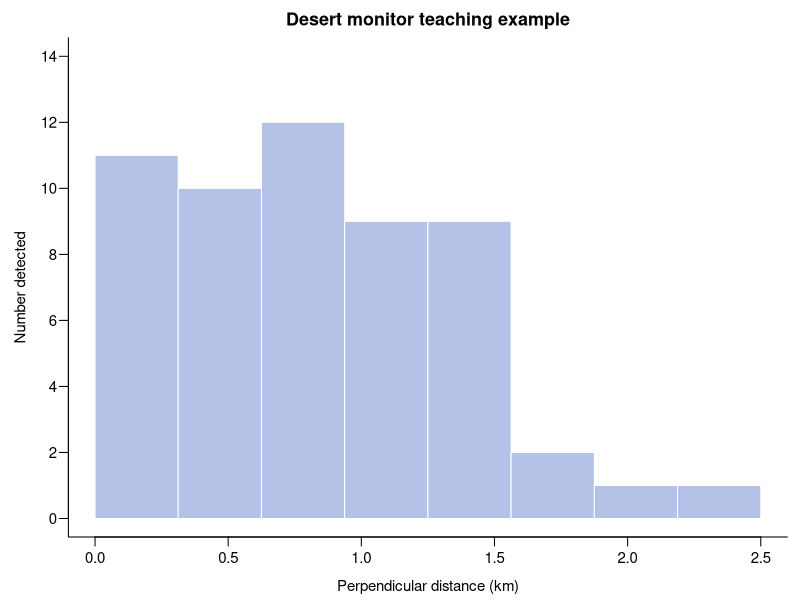
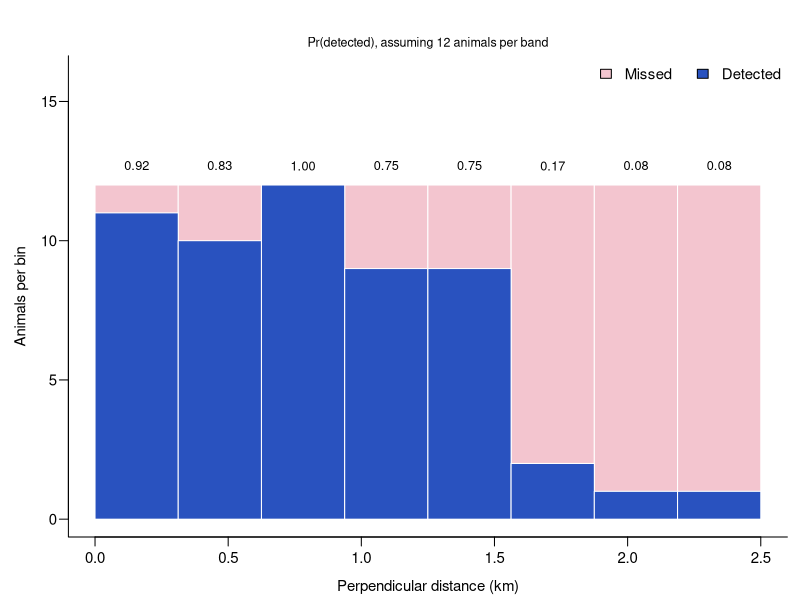
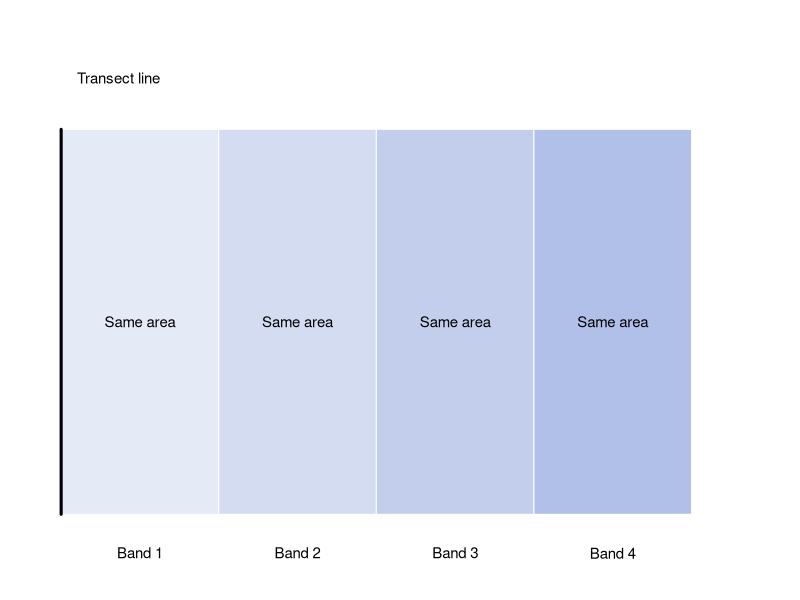
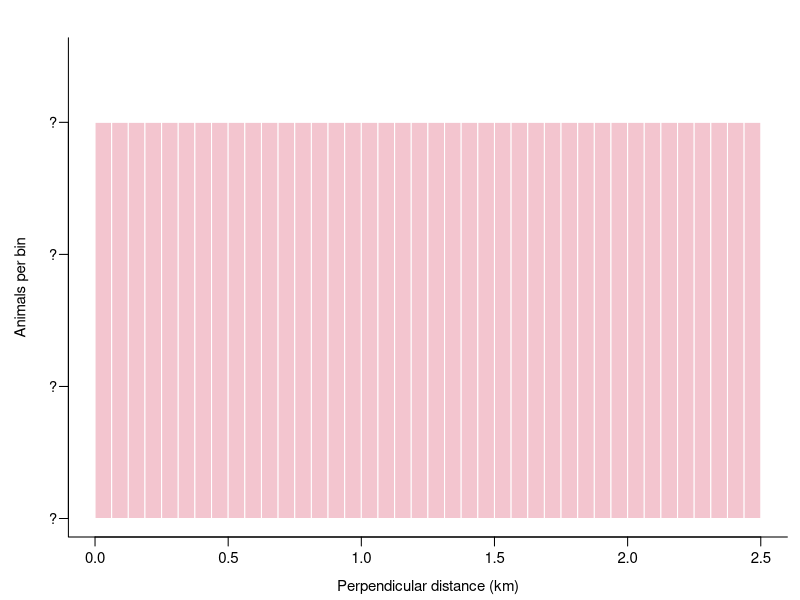
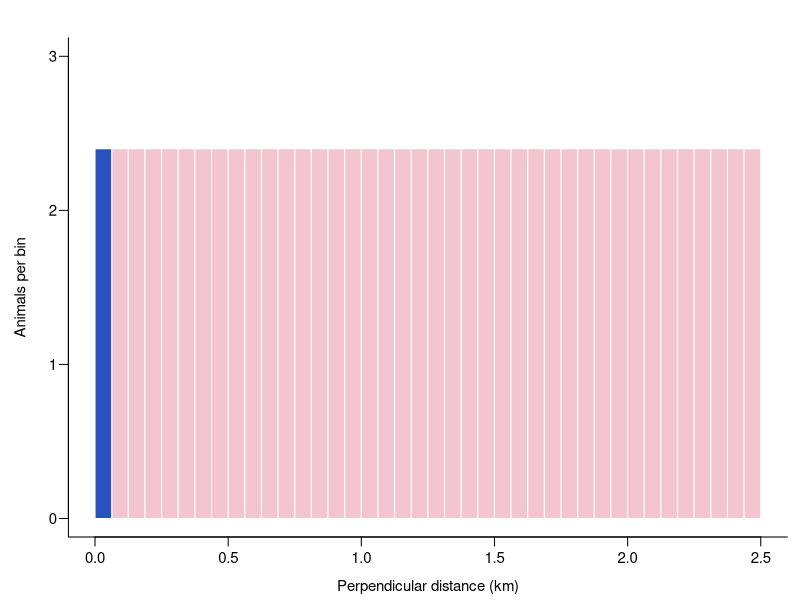
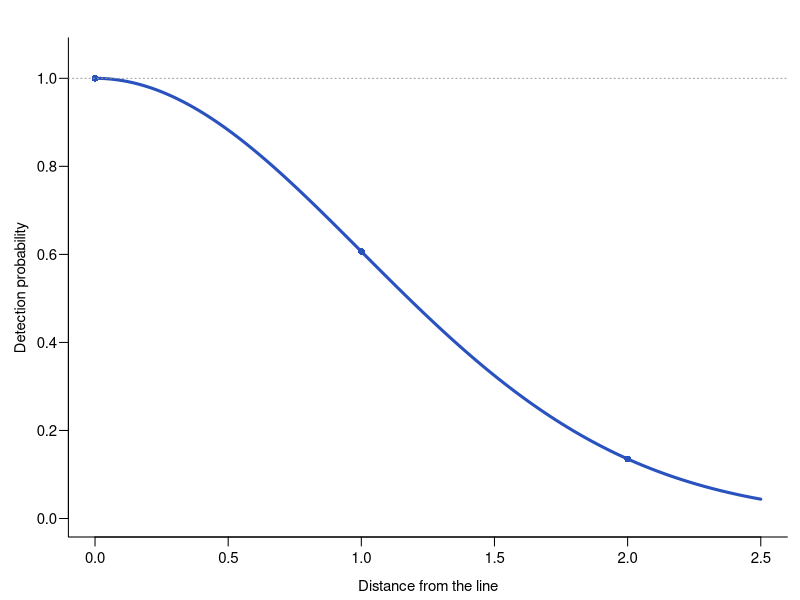
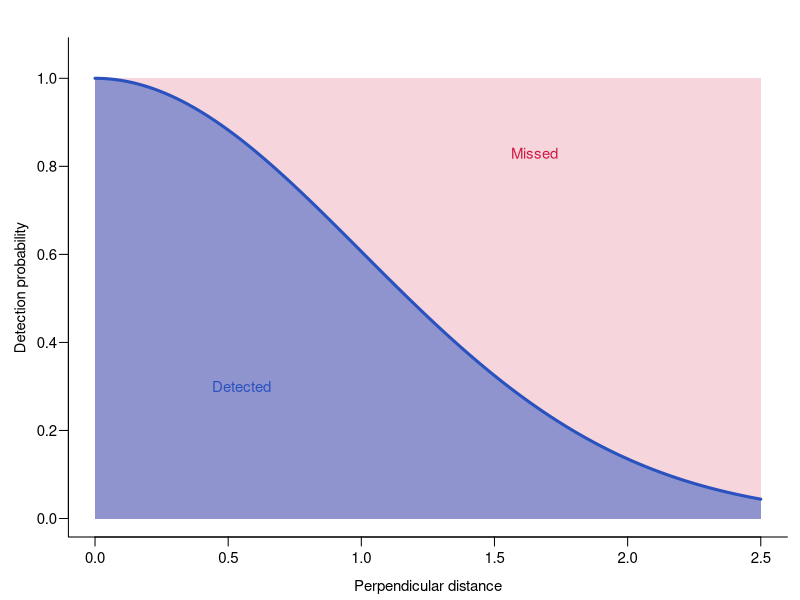
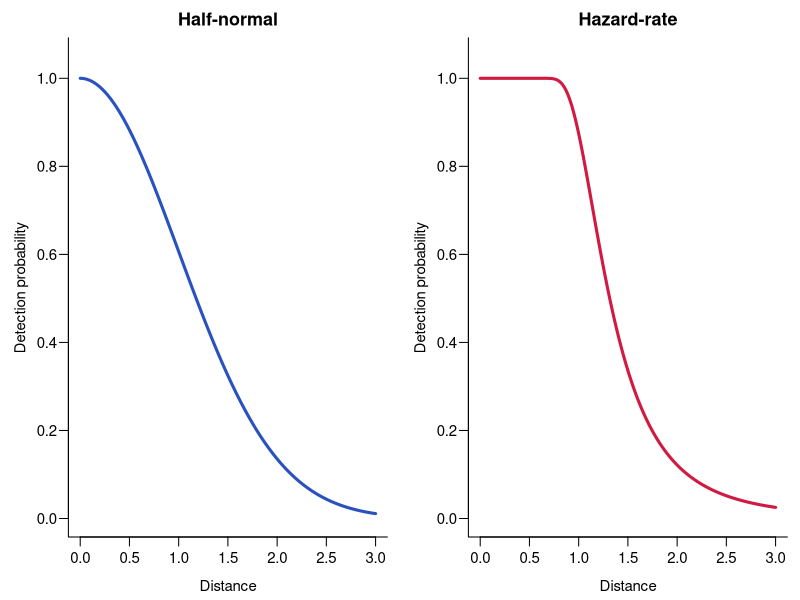

Generate these figures, in order, with R:
## ---- chunk 1
# Teaching adaptation of the original L04--L08 source lectures. L04 supplies the conceptual
# spine; L05 supplies assumptions and detection functions; L06 supplies model
# selection, goodness of fit and uncertainty; L07 supplies point transects and
# the Montrave comparison; L08 supplies detection covariates and seabird context.
# The practical workflow and model-fitting R code belong in a separate deck.
# All new plots below are teaching illustrations, not fitted study results.
# Original study contexts and species have been retained.
knitr::opts_chunk$set(echo = FALSE, warning = FALSE, message = FALSE,
                      fig.align = "center", dev = "pdf",
                      fig.width = 7, fig.height = 3.1,
                      out.width = "92%", fig.path = "figures/01-distance-")
bl <- rgb(0.16, 0.32, 0.75)
rd <- rgb(0.82, 0.1, 0.26)
grn <- rgb(0.55, 0.71, 0.0)
g <- function(x, scale = 1) exp(-x^2 / (2 * scale^2))
plot_style <- function(mfrow = c(1, 1)) {
  par(mfrow = mfrow, mar = c(3.5, 3.8, 2.1, 0.7),
      mgp = c(2.2, 0.65, 0), las = 1, bty = "l", cex = 0.9)
}
# Binned teaching counts adapted from L04; these are not monitor survey records.
monitor_counts <- c(11, 10, 12, 9, 9, 2, 1, 1)
monitor_breaks <- seq(0, 2.5, length.out = 9)
monitor_mids <- head(monitor_breaks, -1) + diff(monitor_breaks) / 2
## ---- chunk 2
plot_style()
plot(monitor_mids, monitor_counts, type = "n", ylim = c(0, 14),
     xlim = c(0, 2.5), xlab = "Perpendicular distance (km)",
     ylab = "Number detected", main = "Desert monitor teaching example")
rect(head(monitor_breaks, -1), 0, tail(monitor_breaks, -1),
     monitor_counts, col = adjustcolor(bl, 0.35), border = "white")
## ---- chunk 3
plot_style()
par(mar = c(3.5, 3.8, 3.1, 0.7))
plot(monitor_mids, monitor_counts, type = "n", ylim = c(0, 16),
     xlim = c(0, 2.5), xlab = "Perpendicular distance (km)", ylab = "Animals per bin")
rect(head(monitor_breaks, -1), 0, tail(monitor_breaks, -1), 12,
     col = adjustcolor(rd, 0.25), border = "white")
rect(head(monitor_breaks, -1), 0, tail(monitor_breaks, -1),
     monitor_counts, col = bl, border = "white")
text(monitor_mids, rep(12.7, length(monitor_counts)),
     sprintf("%.2f", monitor_counts / 12), cex = 0.85)
mtext("Pr(detected), assuming 12 animals per band", side = 3, line = 0.3,
      cex = 0.75)
legend("topright", c("Missed", "Detected"),
       fill = c(adjustcolor(rd, 0.25), bl), bty = "n", horiz = TRUE)
## ---- chunk 4
par(mar = c(0, 0, 1, 0))
plot(0, 0, type = "n", xlim = c(-0.2, 4.5), ylim = c(-0.5, 3.7),
     axes = FALSE, xlab = "", ylab = "")
for (j in 0:3) {
  rect(j, 0, j + 1, 3, col = adjustcolor(bl, 0.12 + j * 0.08), border = "white")
  text(j + 0.5, 1.5, "Same area")
  text(j + 0.5, -0.3, paste("Band", j + 1))
}
segments(0, 0, 0, 3, lwd = 3)
text(0.1, 3.4, "Transect line", adj = 0)
## ---- chunk 5
plot_style()
assumption_breaks <- seq(0, 2.5, length.out = 41)
plot(0, 0, type = "n", xlim = c(0, 2.5), ylim = c(0, 14),
     xlab = "Perpendicular distance (km)", ylab = "Animals per bin",
     yaxt = "n")
axis(2, at = c(0, 4, 8, 12), labels = rep("?", 4))
rect(head(assumption_breaks, -1), 0, tail(assumption_breaks, -1), 12,
     col = adjustcolor(rd, 0.25), border = "white")
## ---- chunk 6
plot_style()
animals_per_narrow_bin <- 12 * diff(assumption_breaks)[1] / diff(monitor_breaks)[1]
plot(0, 0, type = "n", xlim = c(0, 2.5), ylim = c(0, 3),
     xlab = "Perpendicular distance (km)", ylab = "Animals per bin",
     yaxt = "n")
axis(2, at = 0:3)
rect(head(assumption_breaks, -1), 0, tail(assumption_breaks, -1),
     animals_per_narrow_bin,
     col = adjustcolor(rd, 0.25), border = "white")
rect(assumption_breaks[1], 0, assumption_breaks[2], animals_per_narrow_bin,
     col = bl, border = "white")
## ---- chunk 7
plot_style()
x <- seq(0, 2.5, length.out = 300)
plot(x, g(x), type = "l", col = bl, lwd = 3, ylim = c(0, 1.05),
     xlab = "Distance from the line", ylab = "Detection probability")
points(c(0, 1, 2), g(c(0, 1, 2)), pch = 16, col = bl)
abline(h = 1, lty = 3, col = "grey60")
## ---- chunk 8
plot_style()
plot(x, g(x), type = "n", ylim = c(0, 1.05),
     xlab = "Perpendicular distance", ylab = "Detection probability")
rect(0, 0, 2.5, 1, col = adjustcolor(rd, 0.18), border = NA)
polygon(c(x, rev(x)), c(g(x), rep(0, length(x))),
        col = adjustcolor(bl, 0.5), border = NA)
lines(x, g(x), col = bl, lwd = 3)
text(1.65, 0.83, "Missed", col = rd)
text(0.55, 0.3, "Detected", col = bl)
## ---- chunk 9
plot_style(c(1, 2))
u <- seq(0, 3, length.out = 300)
plot(u, g(u), type = "l", col = bl, lwd = 3, ylim = c(0, 1.05),
     main = "Half-normal", xlab = "Distance", ylab = "Detection probability")
hr <- function(u) ifelse(u == 0, 1, 1 - exp(-(u / 1.2)^-4))
plot(u, hr(u), type = "l", col = rd, lwd = 3, ylim = c(0, 1.05),
     main = "Hazard-rate", xlab = "Distance", ylab = "Detection probability")
## ---- chunk 10
plot_style()
plot(u, hr(u), type = "l", col = bl, lwd = 3, ylim = c(0, 1.08),
     xlab = "Distance", ylab = "Detection probability")
arrows(0.05, 0.9, 0.9, 0.9, code = 3, angle = 90, length = 0.06)
text(0.48, 0.79, "Shoulder")
## ---- chunk 11
plot_style()
base <- g(u, 1.15)
adjusted <- base * (1 - 0.08 * cos(2 * pi * u / 3)) / (1 - 0.08)
plot(u, base, type = "l", col = "grey45", lwd = 2, lty = 2,
     ylim = c(0, 1.05), xlab = "Distance", ylab = "Detection probability")
lines(u, adjusted, col = bl, lwd = 3)
legend("topright", c("Key function", "Key + adjustment"),
       col = c("grey45", bl), lty = c(2, 1), lwd = c(2, 3), bty = "n")
## ---- chunk 12
plot_style(c(1, 3))
y <- c(1, 0.96, 0.99, 0.78, 0.79, 0.52, 0.5, 0.28, 0.22, 0.07)
z <- seq(0, 3, length.out = length(y))
for (j in 1:3) {
  plot(z, y, pch = 16, col = "grey55", ylim = c(0, 1.05),
       xlab = "Distance", ylab = if (j == 1) "Relative detections" else "",
       main = c("Too rigid", "Useful smooth shape", "Follows every bump")[j])
  if (j == 1) abline(h = 0.7, col = rd, lwd = 2)
  if (j == 2) lines(u, g(u, 1.4), col = bl, lwd = 2)
  if (j == 3) lines(z, y, col = rd, lwd = 2)
}
## ---- chunk 13
plot_style(c(1, 2))
obs <- c(22, 20, 19, 14, 10, 7, 5, 3)
bins <- seq(0, 3, length.out = 9)
expected <- diff(vapply(bins, function(b) integrate(function(t) g(t, 1.4), 0, b)$value,
                        numeric(1)))
expected <- sum(obs) * expected / sum(expected)
for (j in 1:2) {
  mids <- barplot(obs, col = adjustcolor(bl, 0.35), border = NA,
                 ylim = c(0, 28), names.arg = 1:8,
                 xlab = "Distance band (near to far)", ylab = "Detections",
                 main = c("Plausible fit", "Systematic mismatch")[j])
  pred <- if (j == 1) expected else rep(sum(obs) / length(obs), length(obs))
  lines(mids, pred, col = rd, lwd = 2, type = "b", pch = 16)
}
## ---- chunk 14
plot_style()
plot(u, g(u, 1.1), type = "l", col = bl, lwd = 3, ylim = c(0, 1.05),
     xlab = "Distance", ylab = "Detection probability")
rect(2.4, 0, 3, 1.05, col = adjustcolor("grey60", 0.25), border = NA)
abline(v = 2.4, lty = 2)
text(2.7, 0.72, "Excluded\ntail")
text(2.3, 0.97, "w", adj = 1)
## ---- chunk 15
par(mfrow = c(1, 2), mar = c(0, 0, 2, 0))
plot(0, 0, type = "n", xlim = c(-0.4, 4.5), ylim = c(-0.4, 4.5),
     asp = 1, axes = FALSE, xlab = "", ylab = "", main = "Line: equal areas")
for (j in 0:3) {
  rect(j, 0, j + 1, 4, col = adjustcolor(bl, 0.15 + j * 0.1), border = "white")
  text(j + 0.5, 2, "1")
}
segments(0, 0, 0, 4, lwd = 3)
plot(0, 0, type = "n", xlim = c(-4.5, 4.5), ylim = c(-4.5, 4.5),
     asp = 1, axes = FALSE, xlab = "", ylab = "", main = "Point: increasing areas")
theta <- seq(0, 2 * pi, length.out = 300)
for (j in 4:1) polygon(j * cos(theta), j * sin(theta),
                        col = adjustcolor(bl, 0.15 + (j - 1) * 0.1), border = "white")
points(0, 0, pch = 16)
text(c(0.5, 1.5, 2.5, 3.5), rep(0, 4), c("1", "3", "5", "7"))
## ---- chunk 16
plot_style(c(1, 2))
barplot(rep(10, 4), names.arg = 1:4, col = bl, border = NA,
        ylim = c(0, 75), main = "Line transect", xlab = "Distance band",
        ylab = "Expected animals")
barplot(10 * c(1, 3, 5, 7), names.arg = 1:4, col = bl, border = NA,
        ylim = c(0, 75), main = "Point transect", xlab = "Distance band",
        ylab = "Expected animals")
## ---- chunk 17
plot_style(c(1, 3))
r <- seq(0, 3, length.out = 300)
plot(r, r, type = "l", lwd = 3, col = grn, xlab = "Radial distance",
     ylab = "Relative area", main = "More space")
plot(r, g(r, 1), type = "l", lwd = 3, col = bl, xlab = "Radial distance",
     ylab = "Detection probability", main = "Harder to detect")
plot(r, r * g(r, 1), type = "l", lwd = 3, col = rd, xlab = "Radial distance",
     ylab = "Relative detections", main = "Combined pattern")
## ---- chunk 18
plot_style()
par(mar = c(3.5, 3.8, 3.5, 0.7))
effort_bars <- barplot(rbind(c(28, 61), c(22, 11)), beside = TRUE,
        names.arg = c("Chaffinch", "Wren"), col = c("grey65", bl),
        border = NA, ylim = c(0, 75), ylab = "Estimated field hours")
text(effort_bars, c(28, 22, 61, 11) + 3, c(28, 22, 61, 11), cex = 0.9)
legend("top", c("Conventional point transects", "Line transects"),
       fill = c("grey65", bl), bty = "n", cex = 0.85,
       horiz = TRUE, inset = c(0, -0.2), xpd = NA)
## ---- chunk 19
plot_style()
plot(u, g(u, 1.5), type = "l", col = bl, lwd = 3, ylim = c(0, 1.05),
     xlab = "Distance", ylab = "Detection probability")
lines(u, g(u, 0.8), col = rd, lwd = 3)
legend("topright", c("Good visibility", "Poor visibility"),
       col = c(bl, rd), lwd = 3, bty = "n")
